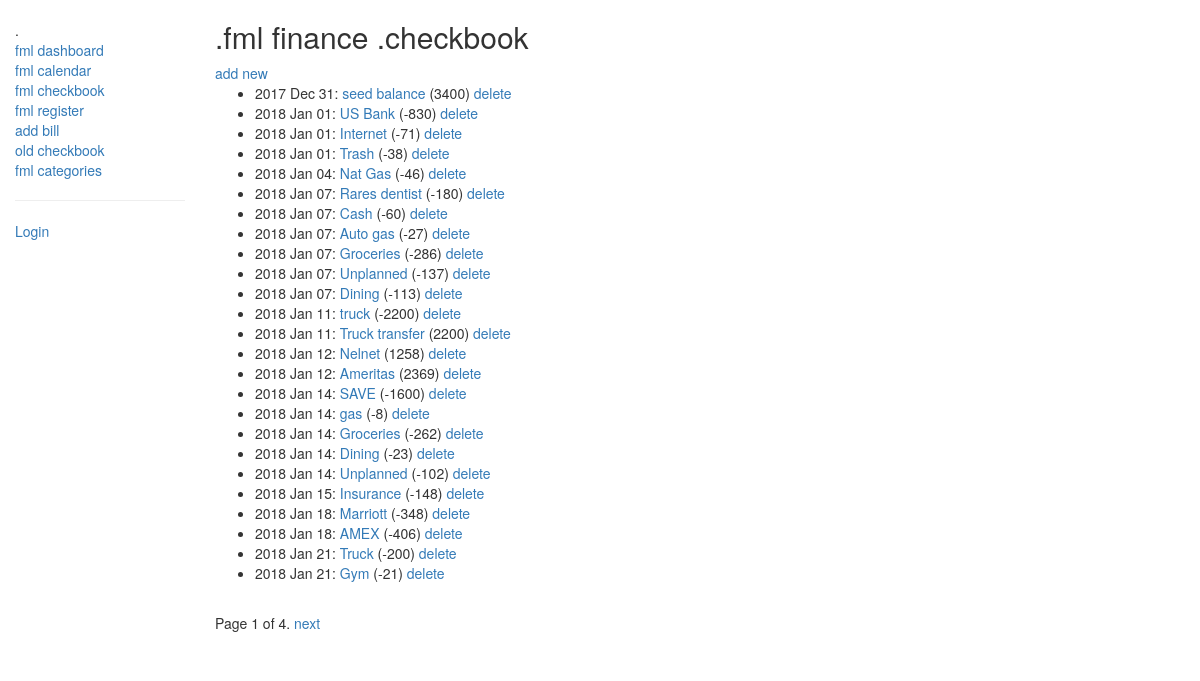
The app's page /checkbook/checks/ with its own data.
### checkbook/models.py (models this page shows, shortened)
class Check(models.Model):
    check_type = (('CR', 'credit'),('DR', 'debit'),('SV', 'savings'),('DT', 'debt reduction'),)
    dater = models.DateField(help_text=' .the date of the transaction')
    type = models.CharField(max_length=2, choices=check_type, help_text=' .credit or debit')
    category = models.ForeignKey('Category', on_delete=models.SET_NULL, null=True)
    name = models.CharField(max_length=100, help_text=' .description')
    amount = models.IntegerField(default=0, help_text=' .amount')
    cleared = models.BooleanField(help_text=' .cleared with the bank?')
    created = models.DateTimeField(auto_now_add=True)
    class Meta:
        ordering = ["dater"]
    def get_absolute_url(self):
        return reverse('check-detail', kwargs={'pk': self.pk})

### checkbook/views.py (the view)
# urls.py: path('checks/', views.CheckListView.as_view(), name='check-list'),
class CheckListView(generic.ListView):
    model = Check
    paginate_by = 25

### checkbook/templates/checkbook/check_list.html
{% extends "base_generic.html" %}
{% block content %}
    <h2>.fml finance .checkbook</h2>
    <a href="{% url 'check-add' %}">add new</a>
    {% if check_list %}
    <ul>
      {% for check in check_list %}
      <li>
        {{ check.dater|date:'Y M d' }}:
        <a href="{{ check.get_absolute_url }}"> {{ check.name }}</a> ({{check.amount}})
        <a href="{% url 'check-delete' check.id %}">delete</a>
      </li>
      {% endfor %}
    </ul>
    {% else %}
      <p>There are no checks in the checkbook.</p>
    {% endif %}
{% endblock %}

### records on screen
Check: dater "2017 Dec 31", name "seed balance", amount "3400"
Check: dater "2018 Jan 01", name "US Bank", amount "-830"
Check: dater "2018 Jan 01", name "Internet", amount "-71"
Check: dater "2018 Jan 01", name "Trash", amount "-38"
Check: dater "2018 Jan 04", name "Nat Gas", amount "-46"
Check: dater "2018 Jan 07", name "Rares dentist", amount "-180"
Check: dater "2018 Jan 07", name "Cash", amount "-60"
Check: dater "2018 Jan 07", name "Auto gas", amount "-27"
Check: dater "2018 Jan 07", name "Groceries", amount "-286"
Check: dater "2018 Jan 07", name "Unplanned", amount "-137"
Check: dater "2018 Jan 07", name "Dining", amount "-113"
Check: dater "2018 Jan 11", name "truck", amount "-2200"
Check: dater "2018 Jan 11", name "Truck transfer", amount "2200"
Check: dater "2018 Jan 12", name "Nelnet", amount "1258"
Check: dater "2018 Jan 12", name "Ameritas", amount "2369"
Check: dater "2018 Jan 14", name "SAVE", amount "-1600"
Check: dater "2018 Jan 14", name "gas", amount "-8"
Check: dater "2018 Jan 14", name "Groceries", amount "-262"
Check: dater "2018 Jan 14", name "Dining", amount "-23"
Check: dater "2018 Jan 14", name "Unplanned", amount "-102"
Check: dater "2018 Jan 15", name "Insurance", amount "-148"
Check: dater "2018 Jan 18", name "Marriott", amount "-348"
Check: dater "2018 Jan 18", name "AMEX", amount "-406"
Check: dater "2018 Jan 21", name "Truck", amount "-200"
Check: dater "2018 Jan 21", name "Gym", amount "-21"

### other values on screen
{{ page_obj.number }} "1"
{{ page_obj.paginator.num_pages }} "4"
